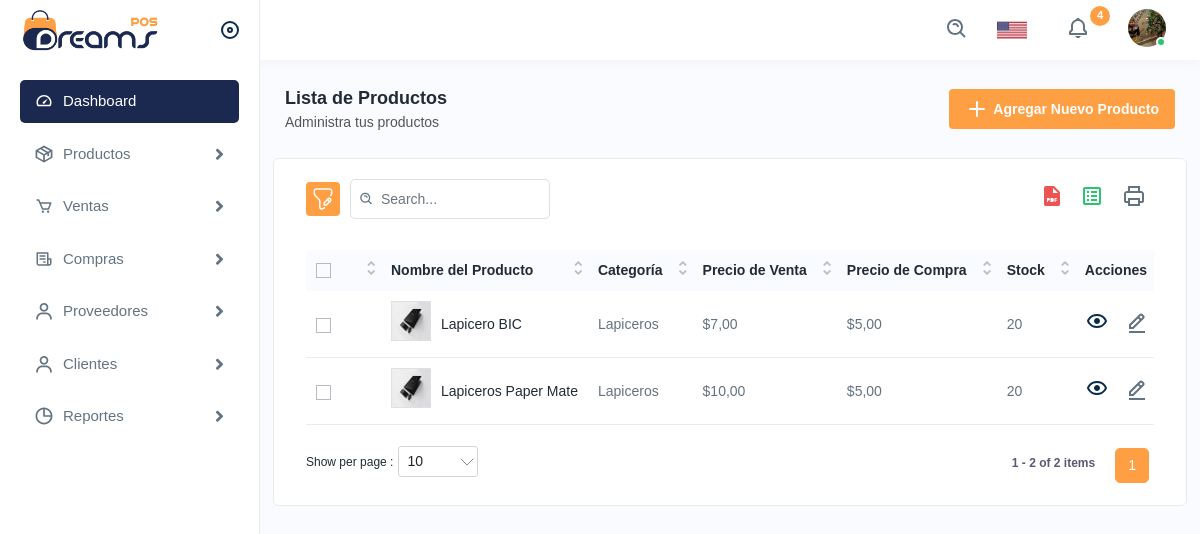
The page /list/product/ on the database its author committed.
### backend/models.py (models this page shows, shortened)
class Producto(models.Model):
    nombre = models.CharField(max_length=100)
    precio_venta = models.DecimalField(max_digits=10, decimal_places=2)
    precio_compra = models.DecimalField(max_digits=10, decimal_places=2)
    descripcion = models.TextField(blank=True, null=True)
    stock_minimo = models.IntegerField()
    stock = models.IntegerField()
    ultima_actualizacion = models.DateTimeField(auto_now_add=True)
    categoria = models.ForeignKey(Categoria, on_delete=models.CASCADE)
    proveedores = models.ManyToManyField(Proveedor, through='ProductoProveedor')
    imagen = models.ImageField(upload_to='productos/', blank=True, null=True)

class Categoria(models.Model):
    nombre = models.CharField(max_length=100)
    descripcion = models.TextField(blank=True, null=True)
    created_by = models.ForeignKey(User, on_delete=models.CASCADE)
    imagen = models.ImageField(upload_to='categorias/', blank=True, null=True)

### backend/views.py (the view)
# urls.py: path('list/product/', ProductoListView.as_view(), name='list_product'),
class ProductoListView(ListView):
    model = Producto
    template_name = 'dashboard/list_products.html'
    context_object_name = 'productos'

### backend/templatetags/custom_filters.py (called while the page is built)
@register.filter
def unique_categories(productos):
    return {producto.categoria.nombre for producto in productos}

### backend/templates/dashboard/list_products.html (shortened to what this page needs)
{% extends 'base.html' %}
{% load static %}
{% load widget_tweaks %}
{% load custom_filters %}
{% block content %}
<div class="page-header">
    <div class="page-title">
      <h4>Lista de Productos</h4>
      <h6>Administra tus productos</h6>
    </div>
    <div class="page-btn">
      <a href="{% url 'create_product' %}" class="btn btn-added">
        <img src="{% static 'assets/img/icons/plus.svg' %}" alt="img" class="me-1" />
        Agregar Nuevo Producto
      </a>
    </div>
</div>
<div class="card">
    <div class="card-body">
      <div class="table-top">
        <div class="search-set">
          <div class="search-path">
            <a class="btn btn-filter" id="filter_search">
              <img src="{% static 'assets/img/icons/filter.svg' %}" alt="img" />
            </a>
          </div>
          <div class="search-input">
            <a class="btn btn-searchset"
              ><img src="{% static 'assets/img/icons/search-white.svg' %}" alt="img"
            /></a>
          </div>
        </div>
        <div class="wordset">
          <ul>
            <li>
              <a
                data-bs-toggle="tooltip"
                data-bs-placement="top"
                title="pdf"
                ><img src="{% static 'assets/img/icons/pdf.svg' %}" alt="img"
              /></a>
            </li>
            <li>
              <a
                data-bs-toggle="tooltip"
                data-bs-placement="top"
                title="excel"
                ><img src="{% static 'assets/img/icons/excel.svg' %}" alt="img"
              /></a>
            </li>
            <li>
              <a
                data-bs-toggle="tooltip"
                data-bs-placement="top"
                title="print"
                ><img src="{% static 'assets/img/icons/printer.svg' %}" alt="img"
              /></a>
            </li>
          </ul>
        </div>
      </div>
      <div class="table-responsive">
        <table class="table datanew">
          <thead>
            <tr>
              <th>
                <label class="checkboxs">
                  <span class="checkmarks"></span>
                </label>
              </th>
              <th>Nombre del Producto</th>
              <th>Categoría</th>
              <th>Precio de Venta</th>
              <th>Precio de Compra</th>
              <th>Stock</th>
              <th>Acciones</th>
            </tr>
          </thead>
          <tbody>
            {% for producto in productos %}
            <tr>
              <td>
                <label class="checkboxs">
                  <span class="checkmarks"></span>
                </label>
              </td>
              <td class="productimgname">
                <a href="javascript:void(0);" class="product-img">
                  <img
                    src="{% static 'assets/img/product/product1.jpg' %}" alt="product"
                  />
                </a>
                <a href="javascript:void(0);">{{ producto.nombre }}</a>
              </td>
              <td>{{ producto.categoria.nombre }}</td>
              <td>${{ producto.precio_venta }}</td>
              <td>${{ producto.precio_compra }}</td>
              <td>{{ producto.stock }}</td>
              <td>
                <a class="me-3" href="{% url 'detail_product' producto.id %}">
                  <img src="{% static 'assets/img/icons/eye.svg' %}" alt="img" />
                </a>
                <a class="me-3" href="{% url 'update_product' producto.id %}">
                  <img src="{% static 'assets/img/icons/edit.svg' %}" alt="img" />
                </a>
              </td>
            </tr>
            {% empty %}
            <tr>
              <td colspan="6">No se encontraron productos.</td>
            </tr>
            {% endfor %}
          </tbody>
        </table>
      </div>
    </div>
</div>
{% endblock content %}

### rows shown on the page
Producto: nombre "Lapicero BIC", categoria.nombre "Lapiceros", precio_venta "7,00", precio_compra "5,00", stock "20"
Producto: nombre "Lapiceros Paper Mate", categoria.nombre "Lapiceros", precio_venta "10,00", precio_compra "5,00", stock "20"
